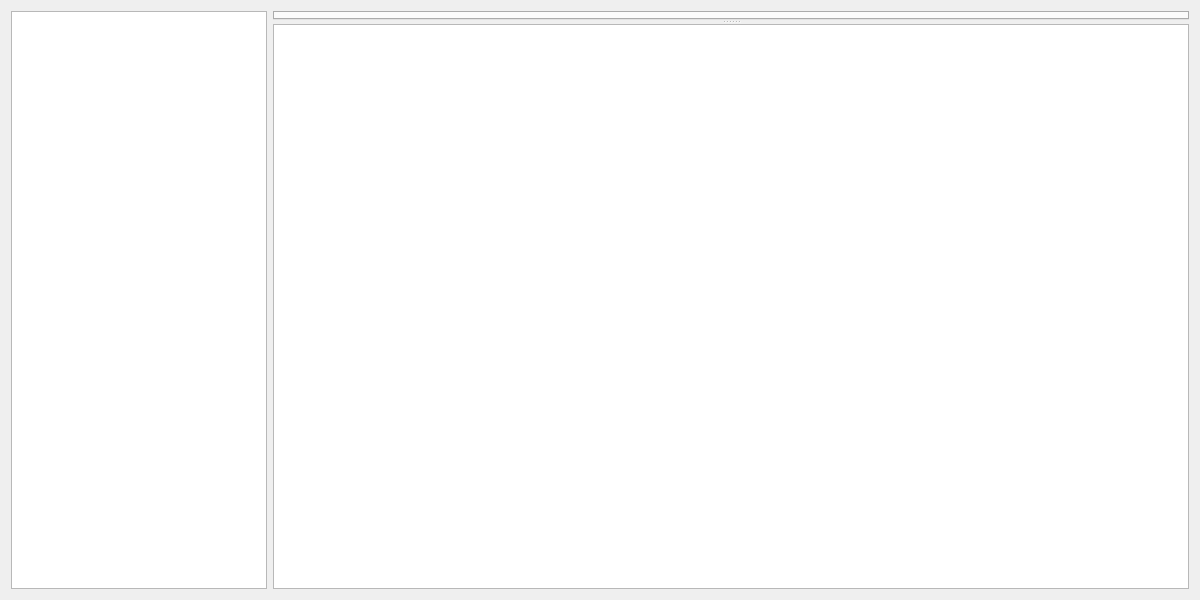
<?xml version="1.0" encoding="UTF-8"?>
<ui version="4.0">
 <class>ViewPcm_Eval</class>
 <widget class="QWidget" name="ViewPcm_Eval">
  <property name="windowModality">
   <enum>Qt::NonModal</enum>
  </property>
  <property name="geometry">
   <rect>
    <x>0</x>
    <y>0</y>
    <width>1200</width>
    <height>600</height>
   </rect>
  </property>
  <property name="windowTitle">
   <string>Form</string>
  </property>
  <layout class="QHBoxLayout" name="horizontalLayout" stretch="0,5">
   <item>
    <widget class="QTreeView" name="treeViewResults">
     <property name="editTriggers">
      <set>QAbstractItemView::NoEditTriggers</set>
     </property>
     <property name="selectionMode">
      <enum>QAbstractItemView::ExtendedSelection</enum>
     </property>
     <property name="itemsExpandable">
      <bool>true</bool>
     </property>
     <attribute name="headerVisible">
      <bool>false</bool>
     </attribute>
    </widget>
   </item>
   <item>
    <widget class="QSplitter" name="splitter">
     <property name="orientation">
      <enum>Qt::Vertical</enum>
     </property>
     <widget class="QTabWidget" name="tabWidget">
      <property name="tabShape">
       <enum>QTabWidget::Rounded</enum>
      </property>
      <property name="currentIndex">
       <number>-1</number>
      </property>
     </widget>
     <widget class="QGraphicsView" name="graphicsView"/>
    </widget>
   </item>
  </layout>
 </widget>
 <resources/>
 <connections/>
</ui>
